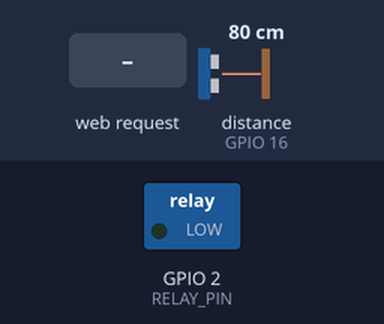
Recording of a sketch running on a simulated ESP32. On the bench: switched loads named in the sketch (green lamp = pin HIGH). Inputs (shaded band) come from the test bench; at power-on: distance to the obstacle (sensor on GPIO 16) 80 cm. The echo pulse lasts 58.3 µs per cm; WiFi joins after 1.5 s; servers stay silent unless stated; pins used as bus, display or sensor lines are not drawn; what the sketch prints to the serial monitor is not drawn.

Above: at 2.7 s.
2.8 s: HTTP request GET /on received
11.6 s: distance to the obstacle (sensor on GPIO 16) set to 23 cm
16.6 s: distance to the obstacle (sensor on GPIO 16) set to 19 cm
21.6 s: HTTP request GET /off received
At 26.5 s:
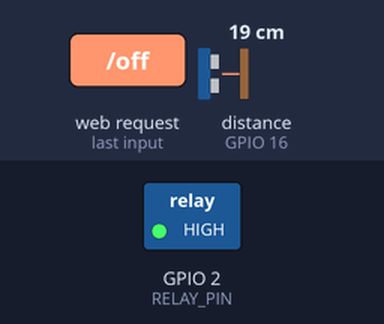
Timing chart, 0 to 27.6 s (numbered marks = the images above; inputs shaded):
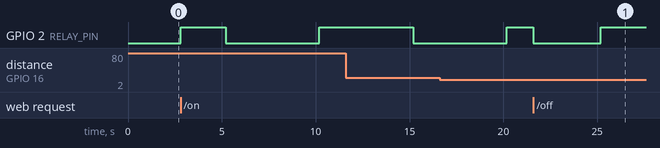

Measured:
- after the input at 21.6 s, GPIO 2 (RELAY_PIN): HIGH → LOW after 0.00 s instead of 3.6 s

The sketch:

wifiwaterpump.ino
```cpp
/***************************************************************
 *  ESP32 Smart Water-Tank Controller  –  Watni Digital Labs
 *
 *  • Ultrasonic level sensor (HC-SR04 / JSN-SR04T)
 *  • Relay-controlled water pump
 *  • Auto / Manual web interface with multi-colour UI
 *  • Footer links to https://watnidigital.com/
 ****************************************************************/

#include <WiFi.h>
#include <WebServer.h>

/* ---------- Wi-Fi credentials ---------- */
const char* SSID     = "wilink-HeadOffice";
const char* PASSWORD = "12345678";

/* ---------- GPIO assignment ---------- */
#define TRIG_PIN   17          // Ultrasonic TRIG
#define ECHO_PIN   16          // Ultrasonic ECHO  (use level-shifter or 1 kΩ / 2 kΩ divider!)
#define RELAY_PIN   2          // Relay IN (HIGH = pump ON)
#define LED_PIN     2          // On-board LED (heartbeat)

/* ---------- Tank geometry & logic ---------- */
const float  SOUND_SPEED      = 0.0343;   // cm / µs at 25 °C
const uint16_t TANK_DEPTH_CM  = 200;      // Distance sensor→bottom when EMPTY
const uint16_t FULL_LEVEL_CM  = 180;      // ≥ this: stop pump
const uint16_t LOW_LEVEL_CM   =  50;      // ≤ this: start pump
const uint32_t MEAS_INTERVAL  = 5000;     // ms between level checks

WebServer server(80);

/* ---------- State variables ---------- */
bool  autoMode   = true;
bool  pumpState  = false;
uint16_t levelCM = 0;
uint32_t lastMeas = 0;

/* ---------- Helper: turn pump ON/OFF ---------- */
void turnPump(bool on)
{
  pumpState = on;
  digitalWrite(RELAY_PIN, on ? HIGH : LOW);
}

/* ---------- Helper: read water level ---------- */
uint16_t readLevelCm()
{
  uint32_t sum = 0;
  for (uint8_t i = 0; i < 3; ++i) {                    // average 3 pings
    digitalWrite(TRIG_PIN, LOW);
    delayMicroseconds(2);
    digitalWrite(TRIG_PIN, HIGH);
    delayMicroseconds(10);
    digitalWrite(TRIG_PIN, LOW);

    uint32_t dur = pulseIn(ECHO_PIN, HIGH, 30000);     // 30 ms timeout
    if (dur == 0) dur = 30000;                         // out of range guard
    sum += dur;
    delay(60);
  }
  float distance = (sum / 3.0) * SOUND_SPEED / 2.0;    // cm
  if (distance > TANK_DEPTH_CM) distance = TANK_DEPTH_CM;
  return TANK_DEPTH_CM - static_cast<uint16_t>(distance);
}

/* ---------- Dynamic HTML page ---------- */
String htmlPage()
{
  String h = R"rawliteral(
<!DOCTYPE html>
<html><head>
<meta name="viewport" content="width=device-width,initial-scale=1">
<style>
  body{font-family:'Segoe UI',sans-serif;text-align:center;
       background:linear-gradient(135deg,#e0f7fa,#e3f2fd);color:#333;padding:20px;}
  h2{color:#006064} p{font-size:1.2em;margin:10px}
  button{padding:12px 24px;font-size:1em;border:0;border-radius:6px;margin:8px;cursor:pointer;
         box-shadow:0 4px 6px rgba(0,0,0,0.1);transition:.3s}
  .auto{background:#81d4fa}.on{background:#aed581}.off{background:#ef9a9a}
  .auto:hover{background:#4fc3f7}.on:hover{background:#9ccc65}.off:hover{background:#e57373}
  .green{color:green}.red{color:red}
  .footer{margin-top:40px;font-size:.95em;color:#444}
  .footer a{color:#00695c;text-decoration:none;font-weight:bold}
  .footer a:hover{text-decoration:underline}
</style></head><body>
  <h2>Watni Smart Water Tank</h2>)rawliteral";

  h += "<p>Mode: <b>" + String(autoMode ? "AUTO" : "MANUAL") + "</b></p>";
  h += "<p>Water level: <b>" + String(levelCM) + " cm</b></p>";
  h += "<p>Pump is: <b class='" + String(pumpState ? "green" : "red") + "'>" +
       String(pumpState ? "ON" : "OFF") + "</b></p>";

  h += R"rawliteral(
  <a href="/auto"><button class="auto">Auto&nbsp;Mode</button></a>
  <a href="/on"><button class="on">Manual&nbsp;ON</button></a>
  <a href="/off"><button class="off">Manual&nbsp;OFF</button></a>

  <div class="footer">
    Smart Water Pump Solution developed by
    <a href="https://watnidigital.com/" target="_blank">Watni Digital Labs</a>
  </div>
</body></html>)rawliteral";

  return h;
}

/* ---------- Web route handlers ---------- */
void handleRoot()           { server.send(200, "text/html", htmlPage()); }
void handleAuto()           { autoMode = true;  server.sendHeader("Location","/"); server.send(303); }
void handleManualOn()       { autoMode = false; turnPump(true);  server.sendHeader("Location","/"); server.send(303); }
void handleManualOff()      { autoMode = false; turnPump(false); server.sendHeader("Location","/"); server.send(303); }

void setupWeb()
{
  server.on("/",     handleRoot);
  server.on("/auto", handleAuto);
  server.on("/on",   handleManualOn);
  server.on("/off",  handleManualOff);
  server.begin();
}

/* ---------- Arduino setup ---------- */
void setup()
{
  Serial.begin(115200);

  pinMode(TRIG_PIN,  OUTPUT);
  pinMode(ECHO_PIN,  INPUT);
  pinMode(RELAY_PIN, OUTPUT);
  pinMode(LED_PIN,   OUTPUT);
  turnPump(false);

  WiFi.begin(SSID, PASSWORD);
  Serial.print("Connecting to Wi-Fi");
  while (WiFi.status() != WL_CONNECTED) { delay(500); Serial.print('.'); }
  Serial.println("\nWi-Fi connected  IP: " + WiFi.localIP().toString());

  setupWeb();
}

/* ---------- Main loop ---------- */
void loop()
{
  server.handleClient();

  uint32_t now = millis();
  if (now - lastMeas >= MEAS_INTERVAL) {
    lastMeas = now;

    levelCM = readLevelCm();
    Serial.printf("Level: %u cm  |  Pump: %s  |  Mode: %s\n",
                  levelCM, pumpState ? "ON" : "OFF", autoMode ? "AUTO" : "MAN");

    if (autoMode) {
      if (!pumpState && levelCM <= LOW_LEVEL_CM)  turnPump(true);
      if ( pumpState && levelCM >= FULL_LEVEL_CM) turnPump(false);
    }
    digitalWrite(LED_PIN, !digitalRead(LED_PIN));   // heartbeat blink
  }
}
```
